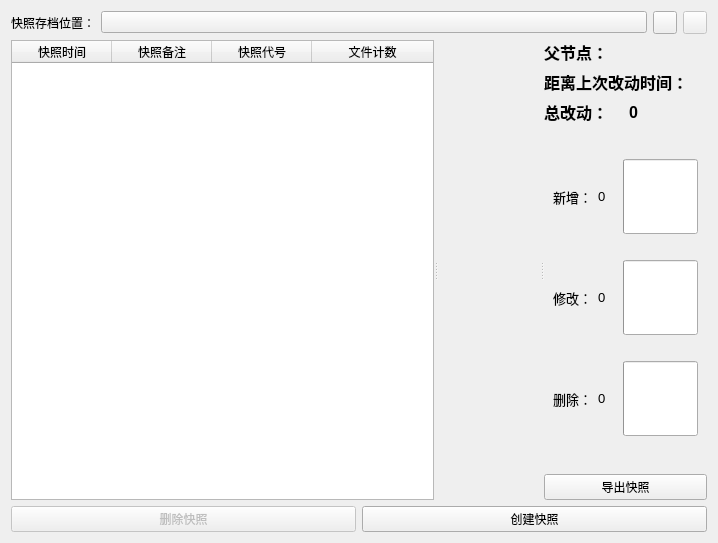
<?xml version="1.0" encoding="UTF-8"?>
<ui version="4.0">
 <class>fsa</class>
 <widget class="QWidget" name="fsa">
  <property name="geometry">
   <rect>
    <x>0</x>
    <y>0</y>
    <width>718</width>
    <height>543</height>
   </rect>
  </property>
  <property name="windowTitle">
   <string>Form</string>
  </property>
  <layout class="QVBoxLayout" name="verticalLayout_3">
   <item>
    <layout class="QHBoxLayout" name="horizontalLayout">
     <item>
      <widget class="QLabel" name="label_achieve_folder">
       <property name="text">
        <string>快照存档位置：</string>
       </property>
      </widget>
     </item>
     <item>
      <widget class="ComboBox" name="cmb_folder">
       <property name="sizePolicy">
        <sizepolicy hsizetype="MinimumExpanding" vsizetype="Fixed">
         <horstretch>0</horstretch>
         <verstretch>0</verstretch>
        </sizepolicy>
       </property>
      </widget>
     </item>
     <item>
      <widget class="ToolButton" name="btn_add_folder"/>
     </item>
     <item>
      <widget class="ToolButton" name="btn_del_folder">
       <property name="enabled">
        <bool>false</bool>
       </property>
      </widget>
     </item>
    </layout>
   </item>
   <item>
    <widget class="QSplitter" name="splitter">
     <property name="orientation">
      <enum>Qt::Horizontal</enum>
     </property>
     <widget class="TableWidget" name="TableWidget">
      <property name="sizeAdjustPolicy">
       <enum>QAbstractScrollArea::AdjustToContents</enum>
      </property>
      <property name="showGrid">
       <bool>true</bool>
      </property>
      <attribute name="horizontalHeaderShowSortIndicator" stdset="0">
       <bool>true</bool>
      </attribute>
      <attribute name="horizontalHeaderStretchLastSection">
       <bool>true</bool>
      </attribute>
      <attribute name="verticalHeaderStretchLastSection">
       <bool>true</bool>
      </attribute>
      <column>
       <property name="text">
        <string>快照时间</string>
       </property>
      </column>
      <column>
       <property name="text">
        <string>快照备注</string>
       </property>
      </column>
      <column>
       <property name="text">
        <string>快照代号</string>
       </property>
      </column>
      <column>
       <property name="text">
        <string>文件计数</string>
       </property>
      </column>
     </widget>
     <widget class="VerticalSeparator" name="VerticalSeparator"/>
     <widget class="QWidget" name="layoutWidget">
      <layout class="QVBoxLayout" name="verticalLayout_2">
       <item>
        <layout class="QHBoxLayout" name="horizontalLayout_7">
         <item>
          <widget class="QLabel" name="label_parent">
           <property name="font">
            <font>
             <pointsize>12</pointsize>
             <bold>true</bold>
            </font>
           </property>
           <property name="text">
            <string>父节点：</string>
           </property>
          </widget>
         </item>
         <item>
          <widget class="QLabel" name="label_parent_data">
           <property name="font">
            <font>
             <pointsize>12</pointsize>
             <bold>true</bold>
            </font>
           </property>
           <property name="text">
            <string/>
           </property>
          </widget>
         </item>
        </layout>
       </item>
       <item>
        <layout class="QHBoxLayout" name="horizontalLayout_8">
         <item>
          <widget class="QLabel" name="label_dettime">
           <property name="font">
            <font>
             <pointsize>12</pointsize>
             <bold>true</bold>
            </font>
           </property>
           <property name="text">
            <string>距离上次改动时间：</string>
           </property>
          </widget>
         </item>
         <item>
          <widget class="QLabel" name="label_dettime_data">
           <property name="font">
            <font>
             <pointsize>12</pointsize>
             <bold>true</bold>
            </font>
           </property>
           <property name="text">
            <string/>
           </property>
          </widget>
         </item>
        </layout>
       </item>
       <item>
        <layout class="QHBoxLayout" name="horizontalLayout_3">
         <item>
          <widget class="QLabel" name="label_det">
           <property name="font">
            <font>
             <pointsize>12</pointsize>
             <bold>true</bold>
            </font>
           </property>
           <property name="text">
            <string>总改动：</string>
           </property>
          </widget>
         </item>
         <item>
          <widget class="QLabel" name="label_det_data">
           <property name="font">
            <font>
             <pointsize>12</pointsize>
             <bold>true</bold>
            </font>
           </property>
           <property name="text">
            <string>0</string>
           </property>
          </widget>
         </item>
        </layout>
       </item>
       <item>
        <widget class="ScrollArea" name="ScrollArea">
         <property name="frameShape">
          <enum>QFrame::NoFrame</enum>
         </property>
         <property name="frameShadow">
          <enum>QFrame::Plain</enum>
         </property>
         <property name="lineWidth">
          <number>0</number>
         </property>
         <property name="widgetResizable">
          <bool>true</bool>
         </property>
         <widget class="QWidget" name="scrollAreaWidgetContents">
          <property name="geometry">
           <rect>
            <x>0</x>
            <y>0</y>
            <width>197</width>
            <height>261</height>
           </rect>
          </property>
          <layout class="QVBoxLayout" name="verticalLayout">
           <item>
            <layout class="QHBoxLayout" name="horizontalLayout_4">
             <item>
              <widget class="QLabel" name="label_add">
               <property name="font">
                <font>
                 <pointsize>10</pointsize>
                </font>
               </property>
               <property name="text">
                <string>新增：</string>
               </property>
              </widget>
             </item>
             <item>
              <widget class="QLabel" name="label_add_data">
               <property name="font">
                <font>
                 <pointsize>10</pointsize>
                </font>
               </property>
               <property name="text">
                <string>0</string>
               </property>
              </widget>
             </item>
             <item>
              <widget class="ProgressRing" name="pgr_add">
               <property name="minimumSize">
                <size>
                 <width>75</width>
                 <height>75</height>
                </size>
               </property>
               <property name="maximumSize">
                <size>
                 <width>75</width>
                 <height>75</height>
                </size>
               </property>
               <property name="textVisible">
                <bool>true</bool>
               </property>
              </widget>
             </item>
            </layout>
           </item>
           <item>
            <layout class="QHBoxLayout" name="horizontalLayout_5">
             <item>
              <widget class="QLabel" name="label_mod">
               <property name="font">
                <font>
                 <pointsize>10</pointsize>
                </font>
               </property>
               <property name="text">
                <string>修改：</string>
               </property>
              </widget>
             </item>
             <item>
              <widget class="QLabel" name="label_mod_data">
               <property name="font">
                <font>
                 <pointsize>10</pointsize>
                </font>
               </property>
               <property name="text">
                <string>0</string>
               </property>
              </widget>
             </item>
             <item>
              <widget class="ProgressRing" name="pgr_mod">
               <property name="minimumSize">
                <size>
                 <width>75</width>
                 <height>75</height>
                </size>
               </property>
               <property name="maximumSize">
                <size>
                 <width>75</width>
                 <height>75</height>
                </size>
               </property>
               <property name="textVisible">
                <bool>true</bool>
               </property>
              </widget>
             </item>
            </layout>
           </item>
           <item>
            <layout class="QHBoxLayout" name="horizontalLayout_6">
             <item>
              <widget class="QLabel" name="label_del">
               <property name="font">
                <font>
                 <pointsize>10</pointsize>
                </font>
               </property>
               <property name="text">
                <string>删除：</string>
               </property>
              </widget>
             </item>
             <item>
              <widget class="QLabel" name="label_del_data">
               <property name="font">
                <font>
                 <pointsize>10</pointsize>
                </font>
               </property>
               <property name="text">
                <string>0</string>
               </property>
              </widget>
             </item>
             <item>
              <widget class="ProgressRing" name="pgr_del">
               <property name="minimumSize">
                <size>
                 <width>75</width>
                 <height>75</height>
                </size>
               </property>
               <property name="maximumSize">
                <size>
                 <width>75</width>
                 <height>75</height>
                </size>
               </property>
               <property name="textVisible">
                <bool>true</bool>
               </property>
              </widget>
             </item>
            </layout>
           </item>
          </layout>
         </widget>
        </widget>
       </item>
       <item>
        <widget class="PushButton" name="btn_export_snap">
         <property name="text">
          <string>导出快照</string>
         </property>
        </widget>
       </item>
      </layout>
     </widget>
    </widget>
   </item>
   <item>
    <layout class="QHBoxLayout" name="horizontalLayout_2">
     <item>
      <widget class="PrimaryPushButton" name="btn_del_snap">
       <property name="enabled">
        <bool>false</bool>
       </property>
       <property name="text">
        <string>删除快照</string>
       </property>
      </widget>
     </item>
     <item>
      <widget class="PrimaryPushButton" name="btn_crt_snap">
       <property name="text">
        <string>创建快照</string>
       </property>
      </widget>
     </item>
    </layout>
   </item>
  </layout>
 </widget>
 <customwidgets>
  <customwidget>
   <class>ComboBox</class>
   <extends>QPushButton</extends>
   <header>qfluentwidgets</header>
  </customwidget>
  <customwidget>
   <class>PushButton</class>
   <extends>QPushButton</extends>
   <header>qfluentwidgets</header>
  </customwidget>
  <customwidget>
   <class>PrimaryPushButton</class>
   <extends>PushButton</extends>
   <header>qfluentwidgets</header>
  </customwidget>
  <customwidget>
   <class>ToolButton</class>
   <extends>QToolButton</extends>
   <header>qfluentwidgets</header>
  </customwidget>
  <customwidget>
   <class>VerticalSeparator</class>
   <extends>QWidget</extends>
   <header>qfluentwidgets</header>
  </customwidget>
  <customwidget>
   <class>ScrollArea</class>
   <extends>QScrollArea</extends>
   <header>qfluentwidgets</header>
   <container>1</container>
  </customwidget>
  <customwidget>
   <class>ProgressBar</class>
   <extends>QProgressBar</extends>
   <header>qfluentwidgets</header>
  </customwidget>
  <customwidget>
   <class>ProgressRing</class>
   <extends>ProgressBar</extends>
   <header>qfluentwidgets</header>
  </customwidget>
  <customwidget>
   <class>TableWidget</class>
   <extends>QTableWidget</extends>
   <header>qfluentwidgets</header>
  </customwidget>
 </customwidgets>
 <resources/>
 <connections/>
</ui>
